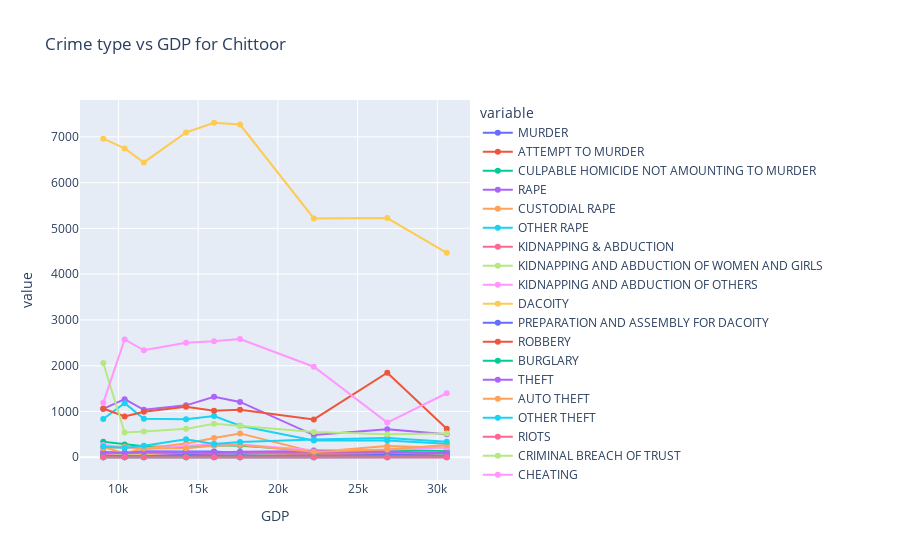

Notebook code for this chart:
### Code cell
fig = px.line(crime_dataset_chittoor, x="GDP", y=list_of_crimes, title="Crime type vs GDP for Chittoor",
              hover_data=["YEAR"], markers=True)
fig.show()

### Figure 1 — Plotly figure (JSON) as saved in the notebook; plotly's stock layout.template omitted (floating-point values rounded to 4 significant figures)
{"data": [{"customdata": [[2004], [2005], [2006], [2007], [2008], [2009], [2010], [2011], [2012]], "hovertemplate": "variable=MURDER<br>GDP=%{x}<br>value=%{y}<br>YEAR=%{customdata[0]}<extra></extra>", "legendgroup": "MURDER", "line": {"color": "#636efa", "dash": "solid"}, "marker": {"symbol": "circle"}, "mode": "markers+lines", "name": "MURDER", "orientation": "v", "showlegend": true, "type": "scatter", "x": [9048.0, 10390.0, 11590.0, 14240.0, 16000.0, 17628, 22257, 26862, 30593], "xaxis": "x", "y": [105, 105, 126, 129, 123, 85, 100, 91, 91], "yaxis": "y"}, {"customdata": [[2004], [2005], [2006], [2007], [2008], [2009], [2010], [2011], [2012]], "hovertemplate": "variable=ATTEMPT TO MURDER<br>GDP=%{x}<br>value=%{y}<br>YEAR=%{customdata[0]}<extra></extra>", "legendgroup": "ATTEMPT TO MURDER", "line": {"color": "#EF553B", "dash": "solid"}, "marker": {"symbol": "circle"}, "mode": "markers+lines", "name": "ATTEMPT TO MURDER", "orientation": "v", "showlegend": true, "type": "scatter", "x": [9048.0, 10390.0, 11590.0, 14240.0, 16000.0, 17628, 22257, 26862, 30593], "xaxis": "x", "y": [52, 40, 59, 72, 65, 68, 50, 55, 75], "yaxis": "y"}, {"customdata": [[2004], [2005], [2006], [2007], [2008], [2009], [2010], [2011], [2012]], "hovertemplate": "variable=CULPABLE HOMICIDE NOT AMOUNTING TO MURDER<br>GDP=%{x}<br>value=%{y}<br>YEAR=%{customdata[0]}<extra></extra>", "legendgroup": "CULPABLE HOMICIDE NOT AMOUNTING TO MURDER", "line": {"color": "#00cc96", "dash": "solid"}, "marker": {"symbol": "circle"}, "mode": "markers+lines", "name": "CULPABLE HOMICIDE NOT AMOUNTING TO MURDER", "orientation": "v", "showlegend": true, "type": "scatter", "x": [9048.0, 10390.0, 11590.0, 14240.0, 16000.0, 17628, 22257, 26862, 30593], "xaxis": "x", "y": [1, 0, 1, 2, 7, 2, 1, 5, 5], "yaxis": "y"}, {"customdata": [[2004], [2005], [2006], [2007], [2008], [2009], [2010], [2011], [2012]], "hovertemplate": "variable=RAPE<br>GDP=%{x}<br>value=%{y}<br>YEAR=%{customdata[0]}<extra></extra>", "legendgroup": "RAPE", "line": {"color": "#ab63fa", "dash": "solid"}, "marker": {"symbol": "circle"}, "mode": "markers+lines", "name": "RAPE", "orientation": "v", "showlegend": true, "type": "scatter", "x": [9048.0, 10390.0, 11590.0, 14240.0, 16000.0, 17628, 22257, 26862, 30593], "xaxis": "x", "y": [28, 35, 31, 31, 30, 33, 44, 17, 28], "yaxis": "y"}, {"customdata": [[2004], [2005], [2006], [2007], [2008], [2009], [2010], [2011], [2012]], "hovertemplate": "variable=CUSTODIAL RAPE<br>GDP=%{x}<br>value=%{y}<br>YEAR=%{customdata[0]}<extra></extra>", "legendgroup": "CUSTODIAL RAPE", "line": {"color": "#FFA15A", "dash": "solid"}, "marker": {"symbol": "circle"}, "mode": "markers+lines", "name": "CUSTODIAL RAPE", "orientation": "v", "showlegend": true, "type": "scatter", "x": [9048.0, 10390.0, 11590.0, 14240.0, 16000.0, 17628, 22257, 26862, 30593], "xaxis": "x", "y": [0, 0, 0, 0, 0, 0, 0, 0, 0], "yaxis": "y"}, {"customdata": [[2004], [2005], [2006], [2007], [2008], [2009], [2010], [2011], [2012]], "hovertemplate": "variable=OTHER RAPE<br>GDP=%{x}<br>value=%{y}<br>YEAR=%{customdata[0]}<extra></extra>", "legendgroup": "OTHER RAPE", "line": {"color": "#19d3f3", "dash": "solid"}, "marker": {"symbol": "circle"}, "mode": "markers+lines", "name": "OTHER RAPE", "orientation": "v", "showlegend": true, "type": "scatter", "x": [9048.0, 10390.0, 11590.0, 14240.0, 16000.0, 17628, 22257, 26862, 30593], "xaxis": "x", "y": [28, 35, 31, 31, 30, 33, 44, 17, 28], "yaxis": "y"}, {"customdata": [[2004], [2005], [2006], [2007], [2008], [2009], [2010], [2011], [2012]], "hovertemplate": "variable=KIDNAPPING & ABDUCTION<br>GDP=%{x}<br>value=%{y}<br>YEAR=%{customdata[0]}<extra></extra>", "legendgroup": "KIDNAPPING & ABDUCTION", "line": {"color": "#FF6692", "dash": "solid"}, "marker": {"symbol": "circle"}, "mode": "markers+lines", "name": "KIDNAPPING & ABDUCTION", "orientation": "v", "showlegend": true, "type": "scatter", "x": [9048.0, 10390.0, 11590.0, 14240.0, 16000.0, 17628, 22257, 26862, 30593], "xaxis": "x", "y": [69, 72, 65, 102, 84, 74, 85, 84, 56], "yaxis": "y"}, {"customdata": [[2004], [2005], [2006], [2007], [2008], [2009], [2010], [2011], [2012]], "hovertemplate": "variable=KIDNAPPING AND ABDUCTION OF WOMEN AND GIRLS<br>GDP=%{x}<br>value=%{y}<br>YEAR=%{customdata[0]}<extra></extra>", "legendgroup": "KIDNAPPING AND ABDUCTION OF WOMEN AND GIRLS", "line": {"color": "#B6E880", "dash": "solid"}, "marker": {"symbol": "circle"}, "mode": "markers+lines", "name": "KIDNAPPING AND ABDUCTION OF WOMEN AND GIRLS", "orientation": "v", "showlegend": true, "type": "scatter", "x": [9048.0, 10390.0, 11590.0, 14240.0, 16000.0, 17628, 22257, 26862, 30593], "xaxis": "x", "y": [27, 58, 37, 47, 57, 46, 56, 47, 49], "yaxis": "y"}, {"customdata": [[2004], [2005], [2006], [2007], [2008], [2009], [2010], [2011], [2012]], "hovertemplate": "variable=KIDNAPPING AND ABDUCTION OF OTHERS<br>GDP=%{x}<br>value=%{y}<br>YEAR=%{customdata[0]}<extra></extra>", "legendgroup": "KIDNAPPING AND ABDUCTION OF OTHERS", "line": {"color": "#FF97FF", "dash": "solid"}, "marker": {"symbol": "circle"}, "mode": "markers+lines", "name": "KIDNAPPING AND ABDUCTION OF OTHERS", "orientation": "v", "showlegend": true, "type": "scatter", "x": [9048.0, 10390.0, 11590.0, 14240.0, 16000.0, 17628, 22257, 26862, 30593], "xaxis": "x", "y": [42, 14, 28, 55, 27, 28, 29, 37, 7], "yaxis": "y"}, {"customdata": [[2004], [2005], [2006], [2007], [2008], [2009], [2010], [2011], [2012]], "hovertemplate": "variable=DACOITY<br>GDP=%{x}<br>value=%{y}<br>YEAR=%{customdata[0]}<extra></extra>", "legendgroup": "DACOITY", "line": {"color": "#FECB52", "dash": "solid"}, "marker": {"symbol": "circle"}, "mode": "markers+lines", "name": "DACOITY", "orientation": "v", "showlegend": true, "type": "scatter", "x": [9048.0, 10390.0, 11590.0, 14240.0, 16000.0, 17628, 22257, 26862, 30593], "xaxis": "x", "y": [8, 9, 13, 27, 6, 4, 8, 5, 3], "yaxis": "y"}, {"customdata": [[2004], [2005], [2006], [2007], [2008], [2009], [2010], [2011], [2012]], "hovertemplate": "variable=PREPARATION AND ASSEMBLY FOR DACOITY<br>GDP=%{x}<br>value=%{y}<br>YEAR=%{customdata[0]}<extra></extra>", "legendgroup": "PREPARATION AND ASSEMBLY FOR DACOITY", "line": {"color": "#636efa", "dash": "solid"}, "marker": {"symbol": "circle"}, "mode": "markers+lines", "name": "PREPARATION AND ASSEMBLY FOR DACOITY", "orientation": "v", "showlegend": true, "type": "scatter", "x": [9048.0, 10390.0, 11590.0, 14240.0, 16000.0, 17628, 22257, 26862, 30593], "xaxis": "x", "y": [0, 0, 0, 0, 0, 0, 0, 0, 0], "yaxis": "y"}, {"customdata": [[2004], [2005], [2006], [2007], [2008], [2009], [2010], [2011], [2012]], "hovertemplate": "variable=ROBBERY<br>GDP=%{x}<br>value=%{y}<br>YEAR=%{customdata[0]}<extra></extra>", "legendgroup": "ROBBERY", "line": {"color": "#EF553B", "dash": "solid"}, "marker": {"symbol": "circle"}, "mode": "markers+lines", "name": "ROBBERY", "orientation": "v", "showlegend": true, "type": "scatter", "x": [9048.0, 10390.0, 11590.0, 14240.0, 16000.0, 17628, 22257, 26862, 30593], "xaxis": "x", "y": [17, 24, 19, 25, 20, 17, 12, 17, 10], "yaxis": "y"}, {"customdata": [[2004], [2005], [2006], [2007], [2008], [2009], [2010], [2011], [2012]], "hovertemplate": "variable=BURGLARY<br>GDP=%{x}<br>value=%{y}<br>YEAR=%{customdata[0]}<extra></extra>", "legendgroup": "BURGLARY", "line": {"color": "#00cc96", "dash": "solid"}, "marker": {"symbol": "circle"}, "mode": "markers+lines", "name": "BURGLARY", "orientation": "v", "showlegend": true, "type": "scatter", "x": [9048.0, 10390.0, 11590.0, 14240.0, 16000.0, 17628, 22257, 26862, 30593], "xaxis": "x", "y": [337, 281, 238, 217, 260, 251, 149, 159, 136], "yaxis": "y"}, {"customdata": [[2004], [2005], [2006], [2007], [2008], [2009], [2010], [2011], [2012]], "hovertemplate": "variable=THEFT<br>GDP=%{x}<br>value=%{y}<br>YEAR=%{customdata[0]}<extra></extra>", "legendgroup": "THEFT", "line": {"color": "#ab63fa", "dash": "solid"}, "marker": {"symbol": "circle"}, "mode": "markers+lines", "name": "THEFT", "orientation": "v", "showlegend": true, "type": "scatter", "x": [9048.0, 10390.0, 11590.0, 14240.0, 16000.0, 17628, 22257, 26862, 30593], "xaxis": "x", "y": [1055, 1269, 1037, 1134, 1321, 1208, 484, 612, 501], "yaxis": "y"}, {"customdata": [[2004], [2005], [2006], [2007], [2008], [2009], [2010], [2011], [2012]], "hovertemplate": "variable=AUTO THEFT<br>GDP=%{x}<br>value=%{y}<br>YEAR=%{customdata[0]}<extra></extra>", "legendgroup": "AUTO THEFT", "line": {"color": "#FFA15A", "dash": "solid"}, "marker": {"symbol": "circle"}, "mode": "markers+lines", "name": "AUTO THEFT", "orientation": "v", "showlegend": true, "type": "scatter", "x": [9048.0, 10390.0, 11590.0, 14240.0, 16000.0, 17628, 22257, 26862, 30593], "xaxis": "x", "y": [221, 87, 194, 302, 420, 521, 116, 245, 208], "yaxis": "y"}, {"customdata": [[2004], [2005], [2006], [2007], [2008], [2009], [2010], [2011], [2012]], "hovertemplate": "variable=OTHER THEFT<br>GDP=%{x}<br>value=%{y}<br>YEAR=%{customdata[0]}<extra></extra>", "legendgroup": "OTHER THEFT", "line": {"color": "#19d3f3", "dash": "solid"}, "marker": {"symbol": "circle"}, "mode": "markers+lines", "name": "OTHER THEFT", "orientation": "v", "showlegend": true, "type": "scatter", "x": [9048.0, 10390.0, 11590.0, 14240.0, 16000.0, 17628, 22257, 26862, 30593], "xaxis": "x", "y": [834, 1182, 843, 832, 901, 687, 368, 367, 293], "yaxis": "y"}, {"customdata": [[2004], [2005], [2006], [2007], [2008], [2009], [2010], [2011], [2012]], "hovertemplate": "variable=RIOTS<br>GDP=%{x}<br>value=%{y}<br>YEAR=%{customdata[0]}<extra></extra>", "legendgroup": "RIOTS", "line": {"color": "#FF6692", "dash": "solid"}, "marker": {"symbol": "circle"}, "mode": "markers+lines", "name": "RIOTS", "orientation": "v", "showlegend": true, "type": "scatter", "x": [9048.0, 10390.0, 11590.0, 14240.0, 16000.0, 17628, 22257, 26862, 30593], "xaxis": "x", "y": [82, 87, 95, 74, 64, 104, 58, 84, 32], "yaxis": "y"}, {"customdata": [[2004], [2005], [2006], [2007], [2008], [2009], [2010], [2011], [2012]], "hovertemplate": "variable=CRIMINAL BREACH OF TRUST<br>GDP=%{x}<br>value=%{y}<br>YEAR=%{customdata[0]}<extra></extra>", "legendgroup": "CRIMINAL BREACH OF TRUST", "line": {"color": "#B6E880", "dash": "solid"}, "marker": {"symbol": "circle"}, "mode": "markers+lines", "name": "CRIMINAL BREACH OF TRUST", "orientation": "v", "showlegend": true, "type": "scatter", "x": [9048.0, 10390.0, 11590.0, 14240.0, 16000.0, 17628, 22257, 26862, 30593], "xaxis": "x", "y": [26, 32, 29, 26, 29, 25, 16, 21, 9], "yaxis": "y"}, {"customdata": [[2004], [2005], [2006], [2007], [2008], [2009], [2010], [2011], [2012]], "hovertemplate": "variable=CHEATING<br>GDP=%{x}<br>value=%{y}<br>YEAR=%{customdata[0]}<extra></extra>", "legendgroup": "CHEATING", "line": {"color": "#FF97FF", "dash": "solid"}, "marker": {"symbol": "circle"}, "mode": "markers+lines", "name": "CHEATING", "orientation": "v", "showlegend": true, "type": "scatter", "x": [9048.0, 10390.0, 11590.0, 14240.0, 16000.0, 17628, 22257, 26862, 30593], "xaxis": "x", "y": [267, 222, 181, 248, 295, 276, 152, 163, 217], "yaxis": "y"}, {"customdata": [[2004], [2005], [2006], [2007], [2008], [2009], [2010], [2011], [2012]], "hovertemplate": "variable=COUNTERFIETING<br>GDP=%{x}<br>value=%{y}<br>YEAR=%{customdata[0]}<extra></extra>", "legendgroup": "COUNTERFIETING", "line": {"color": "#FECB52", "dash": "solid"}, "marker": {"symbol": "circle"}, "mode": "markers+lines", "name": "COUNTERFIETING", "orientation": "v", "showlegend": true, "type": "scatter", "x": [9048.0, 10390.0, 11590.0, 14240.0, 16000.0, 17628, 22257, 26862, 30593], "xaxis": "x", "y": [3, 10, 48, 5, 20, 32, 7, 10, 4], "yaxis": "y"}, {"customdata": [[2004], [2005], [2006], [2007], [2008], [2009], [2010], [2011], [2012]], "hovertemplate": "variable=ARSON<br>GDP=%{x}<br>value=%{y}<br>YEAR=%{customdata[0]}<extra></extra>", "legendgroup": "ARSON", "line": {"color": "#636efa", "dash": "solid"}, "marker": {"symbol": "circle"}, "mode": "markers+lines", "name": "ARSON", "orientation": "v", "showlegend": true, "type": "scatter", "x": [9048.0, 10390.0, 11590.0, 14240.0, 16000.0, 17628, 22257, 26862, 30593], "xaxis": "x", "y": [30, 30, 22, 48, 33, 45, 19, 57, 27], "yaxis": "y"}, {"customdata": [[2004], [2005], [2006], [2007], [2008], [2009], [2010], [2011], [2012]], "hovertemplate": "variable=HURT/GREVIOUS HURT<br>GDP=%{x}<br>value=%{y}<br>YEAR=%{customdata[0]}<extra></extra>", "legendgroup": "HURT/GREVIOUS HURT", "line": {"color": "#EF553B", "dash": "solid"}, "marker": {"symbol": "circle"}, "mode": "markers+lines", "name": "HURT/GREVIOUS HURT", "orientation": "v", "showlegend": true, "type": "scatter", "x": [9048.0, 10390.0, 11590.0, 14240.0, 16000.0, 17628, 22257, 26862, 30593], "xaxis": "x", "y": [1065, 891, 996, 1101, 1017, 1040, 827, 1848, 622], "yaxis": "y"}, {"customdata": [[2004], [2005], [2006], [2007], [2008], [2009], [2010], [2011], [2012]], "hovertemplate": "variable=DOWRY DEATHS<br>GDP=%{x}<br>value=%{y}<br>YEAR=%{customdata[0]}<extra></extra>", "legendgroup": "DOWRY DEATHS", "line": {"color": "#00cc96", "dash": "solid"}, "marker": {"symbol": "circle"}, "mode": "markers+lines", "name": "DOWRY DEATHS", "orientation": "v", "showlegend": true, "type": "scatter", "x": [9048.0, 10390.0, 11590.0, 14240.0, 16000.0, 17628, 22257, 26862, 30593], "xaxis": "x", "y": [22, 9, 18, 25, 26, 19, 32, 25, 33], "yaxis": "y"}, {"customdata": [[2004], [2005], [2006], [2007], [2008], [2009], [2010], [2011], [2012]], "hovertemplate": "variable=ASSAULT ON WOMEN WITH INTENT TO OUTRAGE HER MODESTY<br>GDP=%{x}<br>value=%{y}<br>YEAR=%{customdata[0]}<extra></extra>", "legendgroup": "ASSAULT ON WOMEN WITH INTENT TO OUTRAGE HER MODESTY", "line": {"color": "#ab63fa", "dash": "solid"}, "marker": {"symbol": "circle"}, "mode": "markers+lines", "name": "ASSAULT ON WOMEN WITH INTENT TO OUTRAGE HER MODESTY", "orientation": "v", "showlegend": true, "type": "scatter", "x": [9048.0, 10390.0, 11590.0, 14240.0, 16000.0, 17628, 22257, 26862, 30593], "xaxis": "x", "y": [116, 91, 123, 118, 104, 120, 136, 124, 90], "yaxis": "y"}, {"customdata": [[2004], [2005], [2006], [2007], [2008], [2009], [2010], [2011], [2012]], "hovertemplate": "variable=INSULT TO MODESTY OF WOMEN<br>GDP=%{x}<br>value=%{y}<br>YEAR=%{customdata[0]}<extra></extra>", "legendgroup": "INSULT TO MODESTY OF WOMEN", "line": {"color": "#FFA15A", "dash": "solid"}, "marker": {"symbol": "circle"}, "mode": "markers+lines", "name": "INSULT TO MODESTY OF WOMEN", "orientation": "v", "showlegend": true, "type": "scatter", "x": [9048.0, 10390.0, 11590.0, 14240.0, 16000.0, 17628, 22257, 26862, 30593], "xaxis": "x", "y": [197, 223, 190, 197, 250, 268, 121, 168, 269], "yaxis": "y"}, {"customdata": [[2004], [2005], [2006], [2007], [2008], [2009], [2010], [2011], [2012]], "hovertemplate": "variable=CRUELTY BY HUSBAND OR HIS RELATIVES<br>GDP=%{x}<br>value=%{y}<br>YEAR=%{customdata[0]}<extra></extra>", "legendgroup": "CRUELTY BY HUSBAND OR HIS RELATIVES", "line": {"color": "#19d3f3", "dash": "solid"}, "marker": {"symbol": "circle"}, "mode": "markers+lines", "name": "CRUELTY BY HUSBAND OR HIS RELATIVES", "orientation": "v", "showlegend": true, "type": "scatter", "x": [9048.0, 10390.0, 11590.0, 14240.0, 16000.0, 17628, 22257, 26862, 30593], "xaxis": "x", "y": [234, 202, 249, 395, 288, 333, 388, 421, 339], "yaxis": "y"}, {"customdata": [[2004], [2005], [2006], [2007], [2008], [2009], [2010], [2011], [2012]], "hovertemplate": "variable=IMPORTATION OF GIRLS FROM FOREIGN COUNTRIES<br>GDP=%{x}<br>value=%{y}<br>YEAR=%{customdata[0]}<extra></extra>", "legendgroup": "IMPORTATION OF GIRLS FROM FOREIGN COUNTRIES", "line": {"color": "#FF6692", "dash": "solid"}, "marker": {"symbol": "circle"}, "mode": "markers+lines", "name": "IMPORTATION OF GIRLS FROM FOREIGN COUNTRIES", "orientation": "v", "showlegend": true, "type": "scatter", "x": [9048.0, 10390.0, 11590.0, 14240.0, 16000.0, 17628, 22257, 26862, 30593], "xaxis": "x", "y": [0, 0, 0, 0, 0, 0, 0, 0, 0], "yaxis": "y"}, {"customdata": [[2004], [2005], [2006], [2007], [2008], [2009], [2010], [2011], [2012]], "hovertemplate": "variable=CAUSING DEATH BY NEGLIGENCE<br>GDP=%{x}<br>value=%{y}<br>YEAR=%{customdata[0]}<extra></extra>", "legendgroup": "CAUSING DEATH BY NEGLIGENCE", "line": {"color": "#B6E880", "dash": "solid"}, "marker": {"symbol": "circle"}, "mode": "markers+lines", "name": "CAUSING DEATH BY NEGLIGENCE", "orientation": "v", "showlegend": true, "type": "scatter", "x": [9048.0, 10390.0, 11590.0, 14240.0, 16000.0, 17628, 22257, 26862, 30593], "xaxis": "x", "y": [2058, 541, 563, 620, 730, 682, 552, 500, 520], "yaxis": "y"}, {"customdata": [[2004], [2005], [2006], [2007], [2008], [2009], [2010], [2011], [2012]], "hovertemplate": "variable=OTHER IPC CRIMES<br>GDP=%{x}<br>value=%{y}<br>YEAR=%{customdata[0]}<extra></extra>", "legendgroup": "OTHER IPC CRIMES", "line": {"color": "#FF97FF", "dash": "solid"}, "marker": {"symbol": "circle"}, "mode": "markers+lines", "name": "OTHER IPC CRIMES", "orientation": "v", "showlegend": true, "type": "scatter", "x": [9048.0, 10390.0, 11590.0, 14240.0, 16000.0, 17628, 22257, 26862, 30593], "xaxis": "x", "y": [1188, 2573, 2337, 2499, 2535, 2582, 1977, 758, 1398], "yaxis": "y"}, {"customdata": [[2004], [2005], [2006], [2007], [2008], [2009], [2010], [2011], [2012]], "hovertemplate": "variable=TOTAL IPC CRIMES<br>GDP=%{x}<br>value=%{y}<br>YEAR=%{customdata[0]}<extra></extra>", "legendgroup": "TOTAL IPC CRIMES", "line": {"color": "#FECB52", "dash": "solid"}, "marker": {"symbol": "circle"}, "mode": "markers+lines", "name": "TOTAL IPC CRIMES", "orientation": "v", "showlegend": true, "type": "scatter", "x": [9048.0, 10390.0, 11590.0, 14240.0, 16000.0, 17628, 22257, 26862, 30593], "xaxis": "x", "y": [6960, 6746, 6440, 7095, 7307, 7268, 5218, 5224, 4465], "yaxis": "y"}], "layout": {"legend": {"title": {"text": "variable"}, "tracegroupgap": 0}, "title": {"text": "Crime type vs GDP for Chittoor"}, "xaxis": {"anchor": "y", "domain": [0, 1], "title": {"text": "GDP"}}, "yaxis": {"anchor": "x", "domain": [0, 1], "title": {"text": "value"}}}}
